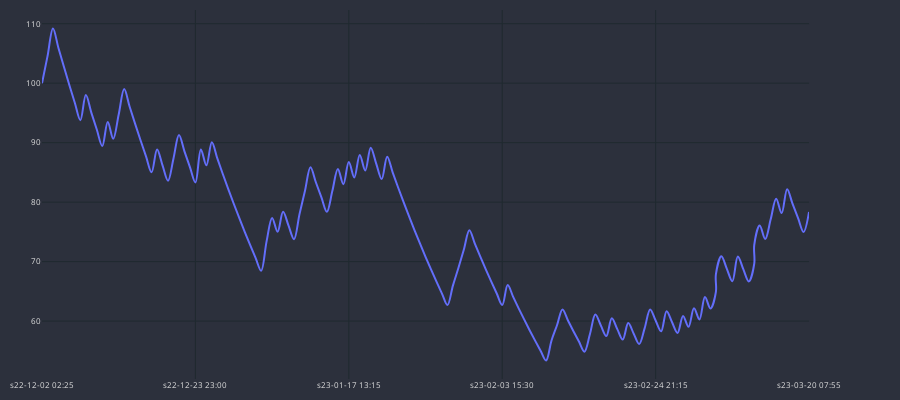

Write notebook code for a chart like this one.
### Code cell
df_res_m5['time'] = df_res_m5['end_time']
cp = CandlePlot(df_res_m5, candles=False)
cp.show_plot(line_traces=['balance'])

### Figure 1 — Plotly figure (JSON) as saved in the notebook; plotly's stock layout.template omitted (floating-point values rounded to 4 significant figures; data arrays with more than 128 entries replaced by an {"elided": "..."} marker saying what was removed)
{"data": [{"line": {"shape": "spline", "width": 2}, "name": "balance", "type": "scatter", "x": {"elided": "143 str values"}, "xaxis": "x", "y": {"elided": "143 float values"}, "yaxis": "y"}], "layout": {"font": {"color": "#e1e1e1", "size": 8}, "height": 400, "margin": {"b": 10, "l": 10, "r": 10, "t": 10}, "paper_bgcolor": "#2c303c", "plot_bgcolor": "#2c303c", "width": 900, "xaxis": {"anchor": "y", "domain": [0, 0.94], "gridcolor": "#1f292f", "nticks": 5, "rangeslider": {"visible": false}}, "yaxis": {"anchor": "x", "domain": [0, 1], "gridcolor": "#1f292f"}, "yaxis2": {"anchor": "x", "gridcolor": "#1f292f", "overlaying": "y", "side": "right"}}}
